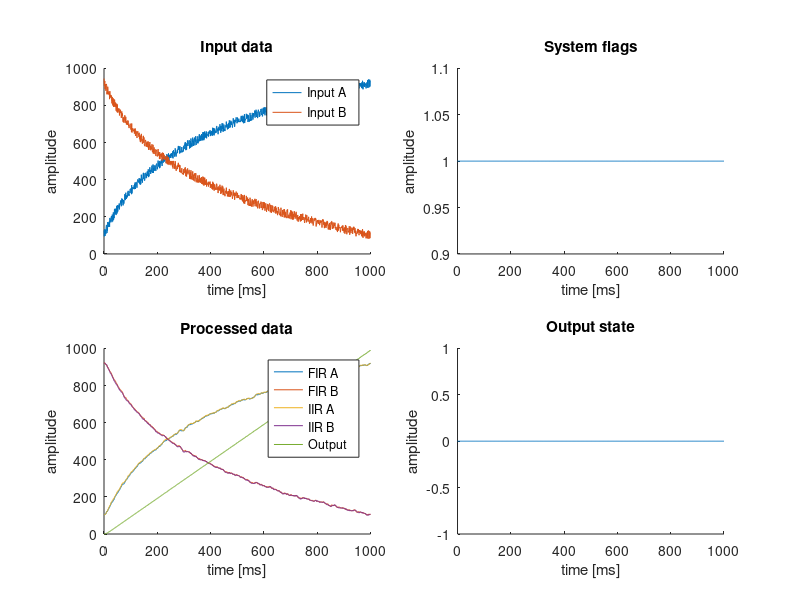

Source code (MATLAB):
clear all; 
inputVector = csvread("acs_test_data.csv");
resultVector = csvread("acs_output_data.csv");

vectorsNo = rows(resultVector);

#set test data properties
sampleRate = inputVector(1,1);       %data sample rate
ns = inputVector(1,2);               %number of data samples 
resolution = inputVector(1,3);       %vertical resolution
guard = inputVector(1,4);            %absolute value of guard regions
decoder_range = inputVector(1,5);    %absolute output decoder range
data_vectors = inputVector(1,6);     %number of data vector in file

#input vectors identification
inputDataA = 1;
inputDataB = 2;
outputData = 3;
outputState = 4;
systemFlags = 5;
filteredFIR_A = 6;
filteredFIR_B = 7;
filteredIIR_A = 8;
filteredIIR_B = 9;

#calculate time and construct time axis
time = 1000*(ns-1)/sampleRate;        %calculate time in miliseconds
timeAxis = linspace(0, time, ns); 

close all;

figure(1, 'position', [0,50,1900,900]);

#plot input data
subplot(2,2,1)
hold on;
  plot(timeAxis, resultVector(inputDataA,:));
  plot(timeAxis, resultVector(inputDataB,:));
  title("Input data");
  xlabel("time [ms]");
  ylabel("amplitude");
  legend("Input A  ", "Input B  ");
hold off;

#plot filtered data
subplot(2,2,3)
hold on;
  plot(timeAxis, resultVector(filteredFIR_A,:));
  plot(timeAxis, resultVector(filteredFIR_B,:));
  plot(timeAxis, resultVector(filteredIIR_A,:));
  plot(timeAxis, resultVector(filteredIIR_B,:));
  plot(timeAxis, resultVector(outputData, :));
  title("Processed data");
  xlabel("time [ms]");
  ylabel("amplitude");
  legend("FIR A", "FIR B", "IIR A", "IIR B", "Output  ");
hold off;

#plot system flags
subplot(2,2,2)
hold on;
  plot(timeAxis, resultVector(systemFlags,:));
  title("System flags");
  xlabel("time [ms]");
  ylabel("amplitude");
hold off;

#plot resulting system state
figure(1, 'position', [0,50,1900,900]);
subplot(2,2,4)
hold on;
  plot(timeAxis, resultVector(outputState,:));
  title("Output state");
  xlabel("time [ms]");
  ylabel("amplitude");
hold off;

print("Figs/output.svg", "-dsvg", "-S1600, 900");